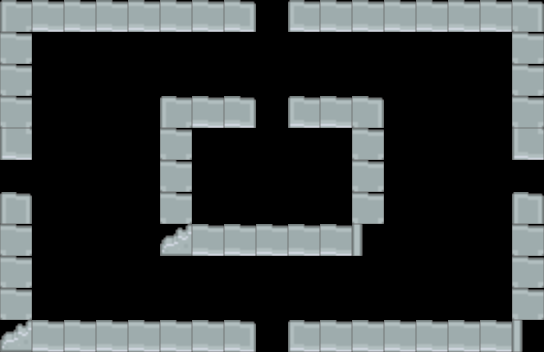

A level layout from a 2D game, rendered from its tile map. Below: a short description, then the map file with its tile-grid data intact:
An orthogonal 17x11 tile map with 32x32 px tiles, 3 tile layers (TileLayer, EntityLayer, DestructibleLayer) and 5 objects (4x Chaser1, Chaser2).

<map version="1.0" tiledversion="1.1.1" orientation="orthogonal" renderorder="right-down" width="17" height="11" tilewidth="32" tileheight="32" infinite="0" nextobjectid="27">
 <properties>
  <property name="doorEast" type="bool" value="true" />
  <property name="doorNorth" type="bool" value="false" />
  <property name="doorSouth" type="bool" value="true" />
  <property name="doorWest" type="bool" value="true" />
  <property name="level" type="int" value="1" />
  <property name="type" type="int" value="2" />
 </properties>
 <tileset firstgid="1" source="testTileSet.tsx" />
 <layer name="TileLayer" width="17" height="11">
  <data encoding="csv">
13,11,11,11,11,11,11,12,0,10,11,11,11,11,11,11,14,
45,0,0,0,0,0,0,0,0,0,0,0,0,0,0,0,45,
45,0,0,0,0,0,0,0,0,0,0,0,0,0,0,0,45,
45,0,0,0,0,0,0,0,0,0,0,0,0,0,0,0,45,
42,0,0,0,0,0,0,0,0,0,0,0,0,0,0,0,42,
0,0,0,0,0,0,0,0,0,0,0,0,0,0,0,0,0,
9,0,0,0,0,0,0,0,0,0,0,0,0,0,0,0,9,
45,0,0,0,0,0,0,0,0,0,0,0,0,0,0,0,45,
45,0,0,0,0,0,0,0,0,0,0,0,0,0,0,0,45,
45,0,0,0,0,0,0,0,0,0,0,0,0,0,0,0,45,
46,11,11,11,11,11,11,12,0,10,11,11,11,11,11,11,47
</data>
 </layer>
 <layer name="EntityLayer" width="17" height="11">
  <data encoding="csv">
0,0,0,0,0,0,0,0,0,0,0,0,0,0,0,0,0,
0,0,0,0,0,0,0,0,0,0,0,0,0,0,0,0,0,
0,0,0,0,0,0,0,0,0,0,0,0,0,0,0,0,0,
0,0,0,0,0,0,0,0,0,0,0,0,0,0,0,0,0,
0,0,0,0,0,0,0,0,0,0,0,0,0,0,0,0,0,
0,0,0,0,0,0,0,0,0,0,0,0,0,0,0,0,0,
0,0,0,0,0,0,0,0,0,0,0,0,0,0,0,0,0,
0,0,0,0,0,0,0,0,0,0,0,0,0,0,0,0,0,
0,0,0,0,0,0,0,0,0,0,0,0,0,0,0,0,0,
0,0,0,0,0,0,0,0,0,0,0,0,0,0,0,0,0,
0,0,0,0,0,0,0,0,0,0,0,0,0,0,0,0,0
</data>
 </layer>
 <layer name="DestructibleLayer" width="17" height="11">
  <properties>
   <property name="inner" type="bool" value="true" />
  </properties>
  <data encoding="csv">
0,0,0,0,0,0,0,0,0,0,0,0,0,0,0,0,0,
0,0,0,0,0,0,0,0,0,0,0,0,0,0,0,0,0,
0,0,0,0,0,0,0,0,0,0,0,0,0,0,0,0,0,
0,0,0,0,0,13,11,12,0,10,11,14,0,0,0,0,0,
0,0,0,0,0,45,0,0,0,0,0,45,0,0,0,0,0,
0,0,0,0,0,45,0,0,0,0,0,45,0,0,0,0,0,
0,0,0,0,0,45,0,0,0,0,0,45,0,0,0,0,0,
0,0,0,0,0,46,11,11,11,11,11,47,0,0,0,0,0,
0,0,0,0,0,0,0,0,0,0,0,0,0,0,0,0,0,
0,0,0,0,0,0,0,0,0,0,0,0,0,0,0,0,0,
0,0,0,0,0,0,0,0,0,0,0,0,0,0,0,0,0
</data>
 </layer>
 <objectgroup name="EnemyLayer">
  <object id="21" name="Chaser2" x="228.667" y="166.667" width="21" height="19.3333">
   <properties>
    <property name="enemyID" type="int" value="0" />
    <property name="type" type="int" value="0" />
   </properties>
  </object>
  <object id="22" name="Chaser1" x="294" y="169.667" width="22" height="16.3333">
   <properties>
    <property name="enemyID" type="int" value="0" />
    <property name="type" type="int" value="0" />
   </properties>
  </object>
  <object id="24" name="Chaser1" x="256" y="146.833" width="22" height="16.3333">
   <properties>
    <property name="enemyID" type="int" value="0" />
    <property name="type" type="int" value="0" />
   </properties>
  </object>
  <object id="25" name="Chaser1" x="225" y="201.833" width="22" height="16.3333">
   <properties>
    <property name="enemyID" type="int" value="0" />
    <property name="type" type="int" value="0" />
   </properties>
  </object>
  <object id="26" name="Chaser1" x="294" y="201.833" width="22" height="16.3333">
   <properties>
    <property name="enemyID" type="int" value="0" />
    <property name="type" type="int" value="0" />
   </properties>
  </object>
 </objectgroup>
</map>